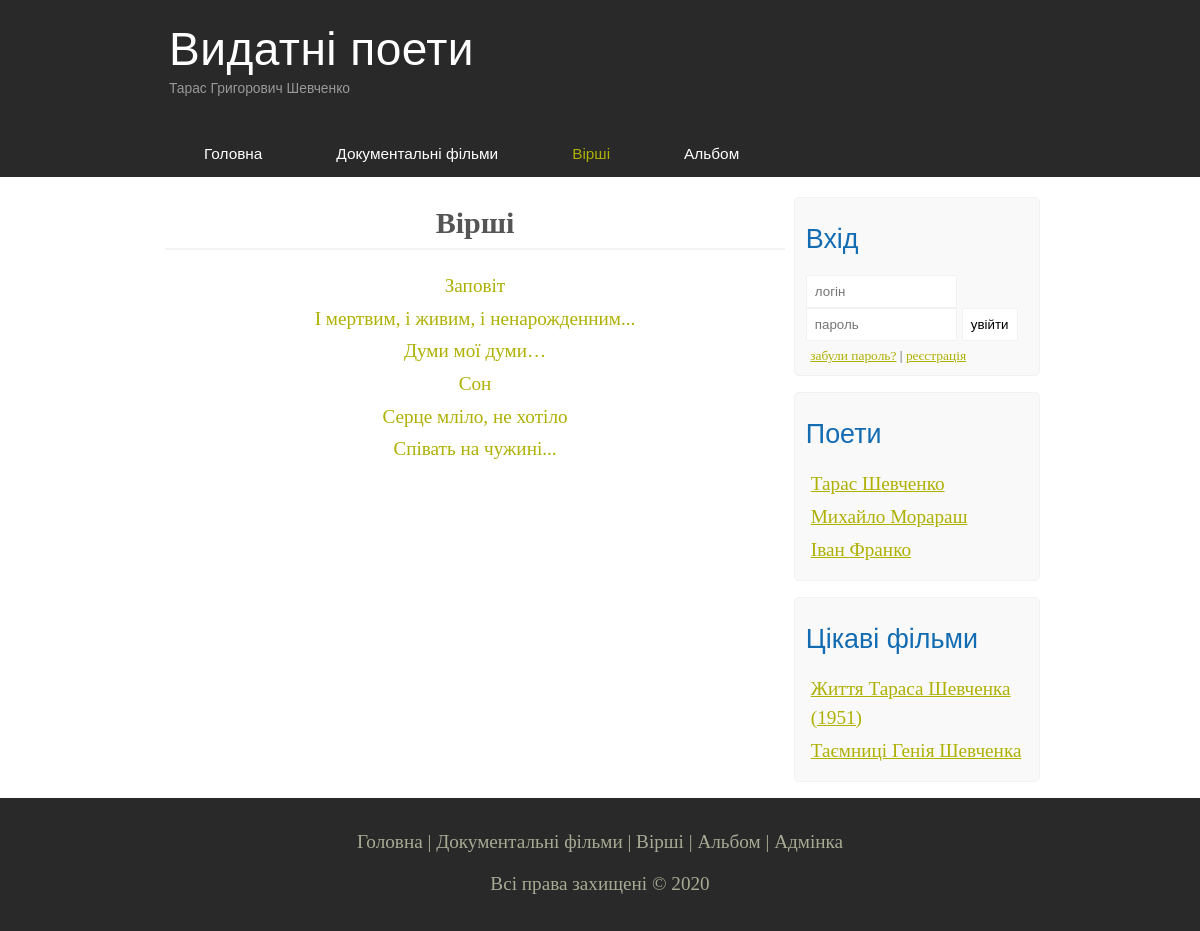
/myProfile/phpLabs/labs10/poems.php?author_id=1, run on the app's committed database.
### tables this page shows
CREATE TABLE `authors` (
  `id` int(10) UNSIGNED NOT NULL,
  `f_name` varchar(50) NOT NULL,
  `l_name` varchar(50) NOT NULL,
  `surname` varchar(50) NOT NULL,
  `photo` varchar(255) NOT NULL
);

CREATE TABLE `movies` (
  `id` int(10) UNSIGNED NOT NULL,
  `name` varchar(100) NOT NULL,
  `video` varchar(255) NOT NULL,
  `video_describe` text NOT NULL,
  `photo` varchar(100) NOT NULL,
  `author_id` int(10) UNSIGNED NOT NULL
);

CREATE TABLE `poems` (
  `id` int(10) UNSIGNED NOT NULL,
  `name` varchar(50) NOT NULL,
  `text` text NOT NULL,
  `author_id` int(10) UNSIGNED NOT NULL
);

### myProfile/phpLabs/labs10/classes/DbObject.php (called while the page is built, shortened)
 <?php
abstract class DbObject
{
    private $connection;
	protected function connect() {
        $this->connection = new mysqli(DB_HOST, DB_USERNAME, DB_PASSWORD, DB_NAME);
	}
	protected function query($sql) {
		return $this->connection->query($sql);
	}
    public function getAll() {
    	$arr = $this->query("SELECT * FROM {$this->getTableName()}");
    	$objects = [];
    	while($row = $arr->fetch_assoc()) {
    		$objects[] = $this->arrayToObject($row);
    	}
    	return $objects;
    }
    public function getById($id) {
    	$arr = $this->query("SELECT * FROM {$this->getTableName()} WHERE id={$id}");
    	$row = $arr->fetch_assoc();
    	return $this->arrayToObject($row);
    }
}
?>

### myProfile/phpLabs/labs10/classes/Author.php (called while the page is built, shortened)
<?php
require_once "DbObject.php";
class Author extends DbObject
{
	private $id;
	private $f_name;
	private $l_name;
	private $surname;
	protected function getTableName() {
		return self::TABLE_NAME;
	}
	public function arrayToObject($arr) {
		$obj = new Author();
        foreach ($arr as $key => $value) {
            $obj->{$key} = $value;
        }
        return $obj;
	}
   	public function getId() {
		return $this->id;
	}
	public function getFirstName() {
		return $this->f_name;
	}
	public function getLastName() {
		return $this->l_name;
	}
	public function getSurname() {
		return $this->surname;
	}
}
?>

### myProfile/phpLabs/labs10/classes/Movie.php (called while the page is built, shortened)
<?php
require_once "DbObject.php";
class Movie extends DbObject
{
	private $id;
	private $name;
	public function arrayToObject($arr) {
		$obj = new Movie();
        foreach ($arr as $key => $value) {
            $obj->{$key} = $value;
        }
        return $obj;
	}
   	public function getId() {
		return $this->id;
	}
	public function getName() {
		return $this->name;
	}
	public function getMoviesForAuthorId($id) {
		$arr = $this->query("SELECT * FROM `movies` WHERE `author_id` = '{$id}'");
		$objects = [];
		while ($row = $arr->fetch_assoc()) {
			$objects[] = $this->arrayToObject($row);
		}
		return $objects;
	}
}
?>

### myProfile/phpLabs/labs10/classes/Poem.php (called while the page is built, shortened)
<?php
require_once "DbObject.php";
class Poem extends DbObject
{
	private $id;
	private $name;
	public function arrayToObject($arr) {
		$obj = new Poem();
        foreach ($arr as $key => $value) {
            $obj->{$key} = $value;
        }
        return $obj;
	}
   	public function getId() {
		return $this->id;
	}
	public function getName() {
		return $this->name;
	}
	public function getPoemsForAuthorId($id) {
		$arr = $this->query("SELECT * FROM `poems` WHERE `author_id` = '{$id}'");
		$objects = [];
		while ($row = $arr->fetch_assoc()) {
			$objects[] = $this->arrayToObject($row);
		}
		return $objects;
	}
}
?>

### myProfile/phpLabs/labs10/poems.php (the view, shortened to what this page needs)
<?php
	require_once "classes/Author.php";
	require_once "classes/Poem.php";
	$authorId = $_GET["author_id"];
	$Author = new Author();
	$authors = $Author->getById($authorId);
	$poem = new Poem();
	$poems = $poem->getPoemsForAuthorId($authorId);
?>
<?php require_once "help_pages/header.php"; ?>
			<div class="menubar">
				<ul class="menu">
					<li><a href="index.php?author_id=<?=$authorId?>">Головна</a></li>
					<li><a href="films.php?author_id=<?=$authorId?>">Документальні фільми</a></li>
					<li class="selected"><a href="poems.phpauthor_id=?<?=$authorId?>">Вірші</a></li>
					<li><a href="gallery.php?author_id=<?=$authorId?>">Альбом</a></li>
				</ul>
			</div>
		</div>
		<div class="site_content">
			<?php require_once "help_pages/sidebar.php"; ?>
			<div class="content">
				<p style="text-align: center; font-size: 30px; font-weight: bold; padding-bottom: 0px;">Вірші</p>
				<hr style="margin-bottom: 20px;">
				<?php foreach ($poems as $value) : ?>
					<a href="showPoem.php?author_id=<?=$authorId?>&poem_id=<?=$value->getId()?>">
						<p style="text-align: center; margin: 0px; padding: 0px;"><?= $value->getName()?></p>
					</a>
				<?php endforeach; ?>
			</div>
		</div>
		<?php require_once "help_pages/footer.php"; ?>
	</div>
</body>
</html>

### myProfile/phpLabs/labs10/help_pages/header.php (shortened to what this page needs)
<!DOCTYPE html>
<html lang="ru">
<head>
	<link rel="stylesheet" href="assets/css/stylePhoto.css">
	<link rel="stylesheet" href="assets/css/style.css">
</head>
<body>
	<div class="main">
		<div class="header">
			<div class="logo">
				<div class="logo_text">
					<h1><a href="index.php?author_id=<?=$authorId?>">Видатні поети</a></h1>
					<h2><?php echo "{$authors->getFirstName()} {$authors->getLastName()} {$authors->getSurname()}"?></h2>
				</div>
			</div>

### myProfile/phpLabs/labs10/help_pages/sidebar.php (shortened to what this page needs)
<div class="sidebar_container">
	<div class="sidebar">
		<?php if(!isset($_COOKIE['userName'])) : ?>
			<h2>Вхід</h2>
			<form method="POST" action="regist_author/authorization.php" id="login_form">
				<input type="text" name="login" placeholder="логін" required>
				<input type="password" name="pass" placeholder="пароль" required>
				<input type="submit" class="btn" value="увійти">
				<div class="lables_passreg_text">
					<span><a href="#">забули пароль?</a></span> | <span><a href="regist_author/registration.php">реєстрація</a></span>
				</div>
			</form>
		<?php endif;  ?>
	</div>
	<div class="sidebar">
		<h2>Поети</h2>
		<ul>
			<?php foreach ($Author->getAll() as $value): ?>
				<li><a href="index.php?author_id=<?=$value->getId()?>"><?=$value->getFirstName()." ".$value->getSUrname()?></a></li>
			<?php endforeach ?>
		</ul>
	</div>
	<?php
		require_once "classes/Movie.php";
		$movies = new Movie();
		$movies = $movies->getMoviesForAuthorId($authorId);
	?>
	<?php if ($movies != null): ?>
		<div class="sidebar">
			<h2>Цікаві фільми</h2>
			<?php foreach ($movies as $value): ?>
				<ul>
					<li><a href="showVideo.php?author_id=<?=$authorId?>&movie_id=<?=$value->getId()?>"><?=$value->getName()?></a></li>
				</ul>
			<?php endforeach ?>
		</div>
	<?php endif ?>
</div>

### myProfile/phpLabs/labs10/assets/css/stylePhoto.css (style rules this page uses)
body { margin:0; }

### myProfile/phpLabs/labs10/assets/css/style.css (style rules this page uses)
* { margin: 0; padding: 0; }
body { font-size: 1.2em; background-color: #fff; color: #555; }
p { padding: 0 0 20px 0; line-height: 1.7em; }
input[type="text"], input[type="search"], input[type="password"] { color: #5d5d5d; width: 60%; padding: 8px; }
input, textarea { outline: none; border: none; border: solid 1px #f2f2f2; }
h1, h2 { font: normal 170% 'century gothic', arial; margin: 0 0 15px 0; padding: 15px 0 5px 0; color: #000; }
h2 { font-size: 140%; }
a, a:hover { outline: none; text-decoration: underline; color: #aeb002; }
ul { margin: 2px 0 22px 17px; }
ul li { margin: 0 0 6px 0; padding: 0 0 4px 5px; line-height: 1.5em; }
hr { border: solid 1px #f3f3f3; }
.header { background-color: #292929; height: 177px; font-size: 0.8em; margin-left: 0px; margin-right: 0px; min-width: 900px; }
.main, .logo, .menubar, .site_content, .footer { margin-left: auto; margin-right: auto; }
.logo { width: 880px; padding-bottom: 40px; }
.logo h1, .logo h2 { font: normal 300% arial, 'century gothic', sans-serif; margin: 0 0 0 9px; }
.logo_text h1, .logo_text h1 a, .logo_text h1 a:hover { padding: 22px 0 0 0; color: #fff; letter-spacing: 0.01em; text-decoration: none; }
.logo_text h2 { font-size: 0.9em; padding: 4px 0 0 0; color: #999; }
.menubar { width: 900px; height: 46px; }
ul.menu { float: left; }
ul.menu li { float: left; padding: 0px 0px 0 9px; list-style: none; margin: 1px 2px 0 0; }
ul.menu li a { font: normal 100% 'trebuchet ms', sans-serif; display: block; height: 20px; padding: 6px 35px 5px 28px; color: #fff; text-decoration: none; }
ul.menu li.selected a { color: #aeb002; }
.site_content { width: 880px; overflow: hidden; margin: 20px auto 0 auto; background-color: white; }
.sidebar_container { float: right; width: 224px; }
.sidebar { float: right; width: 222px; padding: 5%; margin: 0 0 16px 0; border: solid 1px #f2f2f2; border-radius: 5px; background-color: #f9f9f9; }
.btn { padding: 8px; background-color: white; cursor: pointer; }
.sidebar h2 { color: #136cb2; }
.lables_passreg_text { font-size: 0.7em; margin-top: 3%; margin-left: 2%; }
.sidebar ul { margin: 0; }
.sidebar ul li { list-style-type: none; margin: 0 0 0 0; }
.content { text-align: left; width: 620px; padding: 0 0 0 5px; float: left; }
.content a { text-decoration: none; }

### data on the page
authors: f_name "Тарас", l_name "Григорович", surname "Шевченко"
authors: f_name "Михайло", surname "Морараш"
authors: f_name "Іван", surname "Франко"
movies: name "Життя Тараса Шевченка (1951)"
movies: name "Таємниці Генія Шевченка"
poems: name "Заповіт"
poems: name "І мертвим, і живим, і ненарожденним..."
poems: name "Думи мої думи…"
poems: name "Сон"
poems: name "Серце мліло, не хотіло Cпівать на чужині..."
